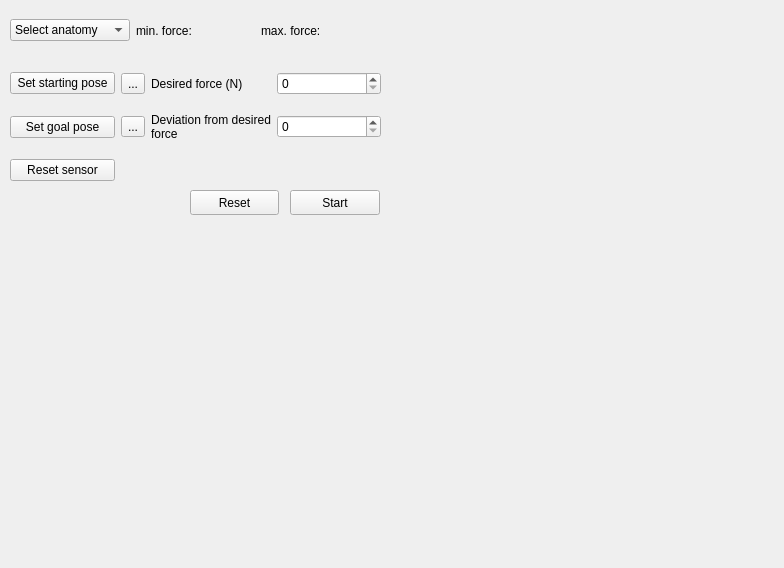
<?xml version="1.0" encoding="UTF-8"?>
<ui version="4.0">
 <class>Forceadjustment</class>
 <widget class="QWidget" name="Forceadjustment">
  <property name="geometry">
   <rect>
    <x>0</x>
    <y>0</y>
    <width>784</width>
    <height>568</height>
   </rect>
  </property>
  <property name="windowTitle">
   <string>Force adjustment</string>
  </property>
  <widget class="QWidget" name="horizontalLayoutWidget">
   <property name="geometry">
    <rect>
     <x>10</x>
     <y>10</y>
     <width>371</width>
     <height>41</height>
    </rect>
   </property>
   <layout class="QHBoxLayout" name="horizontalLayout">
    <item>
     <widget class="QComboBox" name="anatomySelection">
      <property name="editable">
       <bool>false</bool>
      </property>
      <item>
       <property name="text">
        <string>Select anatomy</string>
       </property>
      </item>
      <item>
       <property name="text">
        <string>Thyroid</string>
       </property>
      </item>
      <item>
       <property name="text">
        <string>Abominal aorta</string>
       </property>
      </item>
      <item>
       <property name="text">
        <string>Arterial arm</string>
       </property>
      </item>
      <item>
       <property name="text">
        <string>Leg</string>
       </property>
      </item>
      <item>
       <property name="text">
        <string>Spine</string>
       </property>
      </item>
     </widget>
    </item>
    <item>
     <widget class="QLabel" name="minForceLabel">
      <property name="text">
       <string>min. force:</string>
      </property>
     </widget>
    </item>
    <item>
     <widget class="QLabel" name="maxForceLabel">
      <property name="text">
       <string>max. force:</string>
      </property>
     </widget>
    </item>
   </layout>
  </widget>
  <widget class="QPushButton" name="startButton">
   <property name="geometry">
    <rect>
     <x>290</x>
     <y>190</y>
     <width>90</width>
     <height>25</height>
    </rect>
   </property>
   <property name="text">
    <string>Start</string>
   </property>
  </widget>
  <widget class="QPushButton" name="resetButton">
   <property name="geometry">
    <rect>
     <x>190</x>
     <y>190</y>
     <width>89</width>
     <height>25</height>
    </rect>
   </property>
   <property name="text">
    <string>Reset</string>
   </property>
  </widget>
  <widget class="QWidget" name="gridLayoutWidget">
   <property name="geometry">
    <rect>
     <x>10</x>
     <y>60</y>
     <width>371</width>
     <height>135</height>
    </rect>
   </property>
   <layout class="QGridLayout" name="gridLayout" rowstretch="0,0,0,0" columnminimumwidth="0,0,0,0">
    <item row="0" column="0">
     <widget class="QPushButton" name="setStartPoseButton">
      <property name="text">
       <string>Set starting pose</string>
      </property>
     </widget>
    </item>
    <item row="0" column="1">
     <widget class="QToolButton" name="setStartPoseToolButton">
      <property name="text">
       <string>...</string>
      </property>
      <property name="toolButtonStyle">
       <enum>Qt::ToolButtonIconOnly</enum>
      </property>
     </widget>
    </item>
    <item row="1" column="0">
     <widget class="QPushButton" name="setGoalPoseButton">
      <property name="text">
       <string>Set goal pose</string>
      </property>
     </widget>
    </item>
    <item row="1" column="1">
     <widget class="QToolButton" name="setGoalPoseToolButton">
      <property name="text">
       <string>...</string>
      </property>
     </widget>
    </item>
    <item row="0" column="2">
     <widget class="QLabel" name="desiredForceLabel">
      <property name="text">
       <string>Desired force (N)</string>
      </property>
     </widget>
    </item>
    <item row="1" column="2">
     <widget class="QLabel" name="deviationLabel">
      <property name="text">
       <string>Deviation from desired force</string>
      </property>
      <property name="wordWrap">
       <bool>true</bool>
      </property>
     </widget>
    </item>
    <item row="0" column="3">
     <widget class="QSpinBox" name="desiredForceSpinBox">
      <property name="maximum">
       <number>50</number>
      </property>
     </widget>
    </item>
    <item row="2" column="0">
     <widget class="QPushButton" name="resetSensorButton">
      <property name="text">
       <string>Reset sensor</string>
      </property>
     </widget>
    </item>
    <item row="1" column="3">
     <widget class="QSpinBox" name="deviationSpinBox">
      <property name="maximum">
       <number>100</number>
      </property>
     </widget>
    </item>
   </layout>
  </widget>
 </widget>
 <resources/>
 <connections/>
</ui>
